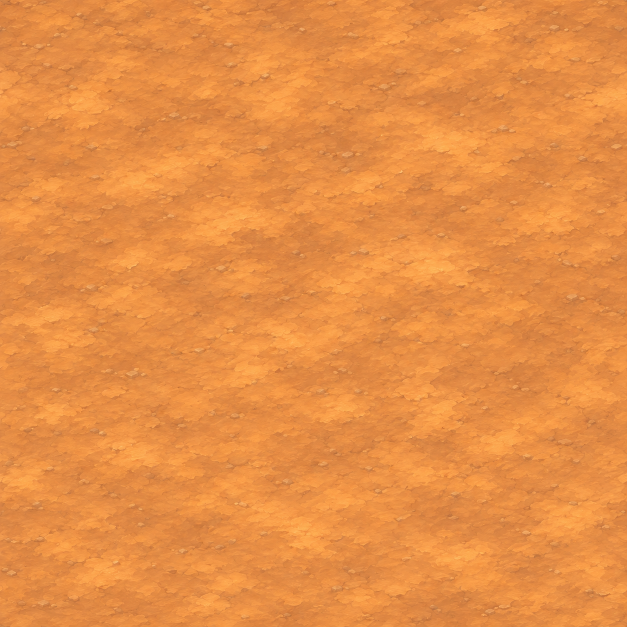
#> input picture assets/source_inputs/rts_forest_carbon/01_ochre_earth.png, 1254 x 1254 px (shown at 1/2 size); its folder holds 4 pictures in this run; the run also reads 1 picture not shown here
$ python make_rts_iso_forest_carbon.py
#> lines starting #> are read from the running program, lines starting #| are printed output that depends on the picture; after the words box and inside, x2 and y2 are one past the last pixel; in counts of white or black regions, pixels touching at a corner belong together
"""Build normalized modular isometric kit textures and 8-direction unit sheets
for 'RTS Isometric 2— Forest Claim Carbon' from ChatGPT source sheets."""

from __future__ import annotations

import json
from math import cos, pi, sin
from pathlib import Path

import cv2
import numpy as np
from PIL import Image, ImageDraw

ROOT = Path(__file__).resolve().parents[2]
SRC = ROOT / "assets/source_inputs/rts_forest_carbon"
OUT = ROOT / "assets/textures/rts/forest_carbon"
PREVIEW_DIR = ROOT / "render_captures/rts_iso_forest_carbon"


def smoothstep(low: float, high: float, x: np.ndarray) -> np.ndarray:
    t = np.clip((x - low) / max(high - low, 1e-6), 0.0, 1.0)
    return t * t * (3.0 - 2.0 * t)


def load_rgba(name: str) -> np.ndarray:
    with Image.open(SRC / name) as im:
        return np.array(im.convert("RGBA"), dtype=np.float32)


def save_rgba(name: str, arr: np.ndarray) -> tuple[int, int]:
    OUT.mkdir(parents=True, exist_ok=True)
    u8 = np.clip(np.rint(arr), 0, 255).astype(np.uint8)
    Image.fromarray(u8, mode="RGBA").save(OUT / f"{name}.png", optimize=True)
    return u8.shape[1], u8.shape[0]


def clean_alpha(arr: np.ndarray, low: float = 18.0, high: float = 224.0, unpremult_white: bool = True) -> np.ndarray:
    out = arr.copy()
    raw_a = out[:, :, 3]
    a = smoothstep(low, high, raw_a)
    if unpremult_white:
        # Remove faint pale halo on semi-transparent antialiased edge pixels
        edge = (a > 0.02) & (a < 0.94)
        frac = np.clip(raw_a / 255.0, 0.12, 1.0)[..., None]
        matte = np.array([245.0, 246.0, 244.0], dtype=np.float32)
        dehalo = (out[:, :, :3] - matte * (1.0 - frac)) / frac
        out[:, :, :3] = np.where(edge[..., None], np.clip(dehalo, 0.0, 255.0), out[:, :, :3])
    out[:, :, 3] = a * 255.0
    out[out[:, :, 3] < 2.0] = 0.0
    return out


def tile_axis(rgb: np.ndarray, axis: int) -> np.ndarray:
    n = rgb.shape[axis]
    w = (np.sin(np.pi * np.arange(n, dtype=np.float32) / n) ** 2)
    weights = w[None, :, None] if axis == 1 else w[:, None, None]
    rolled = np.roll(rgb, n // 2, axis=axis)
    return rolled + (rgb - rolled) * weights


def build_ground_textures() -> None:
    # 1. Ochre clearing earth: calm warm peach-ochre tuned to forest.png path
    ochre_src = load_rgba("01_ochre_earth.png")[:, :, :3]
#> in load_rgba, im is the input picture: PIL image 1254x1254 RGB; mean R, G, B 231.3, 142.9, 69.7
    ochre_512 = cv2.resize(ochre_src, (512, 512), interpolation=cv2.INTER_AREA)
    ochre_seamless = tile_axis(tile_axis(ochre_512, 0), 1)
    mean_o = ochre_seamless.mean(axis=(0, 1), keepdims=True)
    # Gently calm contrast so 4-soldier squads pop effortlessly
    target_ochre = np.array([[[214.0, 146.0, 86.0]]], dtype=np.float32)
    ochre_final = np.clip(target_ochre + (ochre_seamless - mean_o) * 0.72, 0.0, 255.0)
    rgba_o = np.dstack([ochre_final, np.full((512, 512), 255.0, dtype=np.float32)])
    save_rgba("ground_ochre_earth", rgba_o)

    # 2. Mossy forest turf: rich Fight-4 yellow-green & cool emerald moss
    moss_src = load_rgba("02_forest_moss_turf.png")[:, :, :3]
    moss_512 = cv2.resize(moss_src, (512, 512), interpolation=cv2.INTER_AREA)
    moss_seamless = tile_axis(tile_axis(moss_512, 0), 1)
    mean_m = moss_seamless.mean(axis=(0, 1), keepdims=True)
    target_moss = np.array([[[102.0, 134.0, 62.0]]], dtype=np.float32)
    moss_final = np.clip(target_moss + (moss_seamless - mean_m) * 0.78, 0.0, 255.0)
    rgba_m = np.dstack([moss_final, np.full((512, 512), 255.0, dtype=np.float32)])
    save_rgba("ground_forest_moss", rgba_m)

    # 3. Organic splat transition noise + tuft detail texture (R=tuft height, G=dapple leaf clusters, B=mist wisps)
    rng = np.random.default_rng(4207)
    detail = np.zeros((512, 512, 4), dtype=np.float32)
    # Channel R: moss clump luminance from moss texture for natural tuft-edge transitions
    lum_m = (moss_seamless[:, :, 0] * 0.32 + moss_seamless[:, :, 1] * 0.58 + moss_seamless[:, :, 2] * 0.10)
    lum_m = (lum_m - lum_m.min()) / max(lum_m.max() - lum_m.min(), 1.0)
    detail[:, :, 0] = lum_m * 255.0

    # Channel G: seamless painterly leaf-canopy dapple pattern
    leaf = np.zeros((512, 512), dtype=np.float32)
    for _ in range(260):
        cx = float(rng.uniform(0, 512))
        cy = float(rng.uniform(0, 512))
        rx = float(rng.uniform(10.0, 28.0))
        ry = rx * 0.62
        val = float(rng.uniform(0.35, 1.0))
        for ox in (-512.0, 0.0, 512.0):
            for oy in (-512.0, 0.0, 512.0):
                y_idx, x_idx = np.ogrid[:512, :512]
                d2 = ((x_idx - (cx + ox)) / rx) ** 2 + ((y_idx - (cy + oy)) / ry) ** 2
                leaf = np.maximum(leaf, val * np.clip(1.0 - d2, 0.0, 1.0))
    leaf = cv2.GaussianBlur(leaf, (15, 15), 4.2)
    detail[:, :, 1] = np.clip(leaf * 255.0, 0.0, 255.0)

    # Channel B: soft valley mist cloud billows
    noise_small = rng.uniform(0.0, 1.0, (32, 32)).astype(np.float32)
    mist = cv2.resize(noise_small, (512, 512), interpolation=cv2.INTER_CUBIC)
    mist = tile_axis(tile_axis(mist[:, :, None], 0), 1)[:, :, 0]
    detail[:, :, 2] = np.clip(mist * 255.0, 0.0, 255.0)
    detail[:, :, 3] = 255.0
    save_rgba("ground_detail_masks", detail)


def extract_islands(sheet: np.ndarray, min_area: int = 1200, alpha_thresh: int = 28) -> list[dict]:
    mask = (sheet[:, :, 3] > alpha_thresh).astype(np.uint8)
    n, labels, stats, cents = cv2.connectedComponentsWithStats(mask, connectivity=8)
    islands = []
    for idx in range(1, n):
        x, y, w, h, area = [int(v) for v in stats[idx]]
        if area < min_area:
            continue
        pad = 3
        x0 = max(0, x - pad)
        y0 = max(0, y - pad)
        x1 = min(sheet.shape[1], x + w + pad)
        y1 = min(sheet.shape[0], y + h + pad)
        crop = sheet[y0:y1, x0:x1].copy()
        sub_labels = labels[y0:y1, x0:x1]
        # Keep main island + tiny nearby leaf/stone flecks inside bbox that aren't another major island
        other_major = np.zeros_like(sub_labels, dtype=bool)
        for other_id in range(1, n):
            if other_id != idx and stats[other_id, 4] >= min_area:
                other_major |= (sub_labels == other_id)
        crop[other_major] = 0.0
        islands.append({
            "bbox": (x0, y0, x1, y1),
            "center": (float(cents[idx][0]), float(cents[idx][1])),
            "crop": crop,
            "area": area,
        })
    return islands


def resize_scale(arr: np.ndarray, scale: float) -> np.ndarray:
    h, w = arr.shape[:2]
    nw = max(4, int(round(w * scale)))
    nh = max(4, int(round(h * scale)))
    return cv2.resize(arr, (nw, nh), interpolation=cv2.INTER_AREA)


# [24 lines left out: function split_tree_trunk_and_crown, not called in this run]


def build_environment_kit() -> dict[str, dict]:
    catalog: dict[str, dict] = {}

    def register(piece_id: str, rgba: np.ndarray, scale: float, anchor_uv: tuple[float, float],
                 role: str, blocked_cells: list[list[int]], shade_radius: tuple[float, float] = (0.0, 0.0),
                 shade_offset: tuple[float, float] = (18.0, 12.0), shade_strength: float = 0.0,
                 canopy_split: tuple[float, float] | None = None, is_orichalcum: bool = False,
                 tall_occluder: bool = False) -> None:
        scaled = resize_scale(rgba, scale)
        w, h = save_rgba(piece_id, scaled)
        entry = {
            "piece_id": piece_id,
            "size": [w, h],
            "anchor_px": [round(w * anchor_uv[0], 1), round(h * anchor_uv[1], 1)],
            "role": role,
            "blocked_cells": blocked_cells,
            "shade_radius": list(shade_radius),
            "shade_offset": list(shade_offset),
            "shade_strength": shade_strength,
            "has_canopy": canopy_split is not None,
            "is_orichalcum": is_orichalcum,
            "tall_occluder": tall_occluder,
        }
        if canopy_split is not None:
            trunk, crown = split_tree_trunk_and_crown(scaled, canopy_split[0], canopy_split[1])
            save_rgba(f"{piece_id}_trunk", trunk)
            save_rgba(f"{piece_id}_crown", crown)
        catalog[piece_id] = entry

    # --- Sheet 03: Raised Cliff Bluff Kit (6 pieces) ---
    # Scale 0.42 -> ~190px wide (~3x2 or 2x2 isometric cells at 45.25px/cell width, stored 2x crisp!)
    s03 = clean_alpha(load_rgba("03_cliff_bluff_kit.png"))
    isl03 = sorted(extract_islands(s03), key=lambda d: (0 if d["center"][1] < 512 else 1, d["center"][0]))
    assert len(isl03) == 6, f"Expected 6 bluff pieces, got {len(isl03)}"

    # Row 0: [0]=bluff_sw (+u axis), [1]=bluff_se (-v axis), [2]=bluff_outer_corner
    register("cliff_bluff_u", isl03[0]["crop"], 0.42, (0.50, 0.62), "cliff",
             [[-2, 0], [-1, 0], [0, 0], [1, 0], [2, 0], [-2, 1], [-1, 1], [0, 1], [1, 1], [2, 1]],
             shade_radius=(92.0, 56.0), shade_offset=(22.0, 16.0), shade_strength=0.38, tall_occluder=True)
    register("cliff_bluff_v", isl03[1]["crop"], 0.42, (0.50, 0.62), "cliff",
             [[0, -2], [0, -1], [0, 0], [0, 1], [0, 2], [1, -2], [1, -1], [1, 0], [1, 1], [1, 2]],
             shade_radius=(92.0, 56.0), shade_offset=(24.0, 16.0), shade_strength=0.40, tall_occluder=True)
    register("cliff_outer_corner", isl03[2]["crop"], 0.42, (0.50, 0.64), "cliff",
             [[-1, 0], [0, 0], [0, -1], [-1, 1], [0, 1], [1, 0], [1, -1]],
             shade_radius=(84.0, 52.0), shade_offset=(22.0, 15.0), shade_strength=0.38, tall_occluder=True)
    # Row 1: [3]=bluff_inner_corner, [4]=bluff_end_u (tapers +u), [5]=bluff_end_v (tapers +v)
    register("cliff_inner_corner", isl03[3]["crop"], 0.42, (0.50, 0.62), "cliff",
             [[0, -1], [0, 0], [1, 0], [-1, 0], [0, 1], [1, 1]],
             shade_radius=(82.0, 50.0), shade_offset=(20.0, 14.0), shade_strength=0.36, tall_occluder=True)
    register("cliff_end_u", isl03[4]["crop"], 0.42, (0.50, 0.68), "cliff",
             [[-2, 0], [-1, 0], [0, 0], [1, 0], [-1, 1], [0, 1]],
             shade_radius=(78.0, 48.0), shade_offset=(20.0, 14.0), shade_strength=0.34, tall_occluder=True)
    register("cliff_end_v", isl03[5]["crop"], 0.42, (0.50, 0.68), "cliff",
             [[0, -2], [0, -1], [0, 0], [0, 1], [1, -1], [1, 0]],
             shade_radius=(78.0, 48.0), shade_offset=(20.0, 14.0), shade_strength=0.34, tall_occluder=True)

    # --- Sheet 04: Exposed Shelf Drop-Off Rims, Boulders, Slabs & Fences (7 islands) ---
    # Keep soft lower cliff mist fade on Row 0 and tint pale bottom haze to cool Fight-4 valley mist!
    s04_raw = load_rgba("04_shelf_dropoff_and_props.png")
    s04_top = s04_raw.copy()
    raw_a04 = s04_top[:, :, 3]
    s04_top[:, :, 3] = smoothstep(10.0, 205.0, raw_a04) * 255.0
    # Un-whiten semi-transparent lower cliff mist skirt toward cool blue-slate valley mist (#587e96)
    haze_mask = (raw_a04 > 6.0) & (raw_a04 < 230.0)
    mist_tint = np.array([86.0, 124.0, 148.0], dtype=np.float32)
    whiteness = np.clip((s04_top[:, :, :3].min(axis=-1) - 135.0) / 95.0, 0.0, 1.0)
    blend_w = (whiteness * (1.0 - np.clip(raw_a04 / 235.0, 0.0, 1.0) * 0.55))[..., None]
    s04_top[:, :, :3] = np.where(haze_mask[..., None], s04_top[:, :, :3] * (1.0 - blend_w) + mist_tint * blend_w, s04_top[:, :, :3])
    isl04 = extract_islands(s04_top, min_area=1200, alpha_thresh=18)
    top04 = sorted([d for d in isl04 if d["center"][1] < 512], key=lambda d: d["center"][0])
    bot04 = sorted([d for d in isl04 if d["center"][1] >= 512], key=lambda d: d["center"][0])
    assert len(top04) == 3 and len(bot04) == 4, f"Expected 3+4 on sheet 04, got {len(top04)}+{len(bot04)}"

    # Anchor shelf rims near their upper mossy lip so they hang down into the misty void!
    register("shelf_rim_u", top04[0]["crop"], 0.42, (0.52, 0.28), "shelf_rim",
             [[-2, 0], [-1, 0], [0, 0], [1, 0], [2, 0]])
    register("shelf_rim_v", top04[1]["crop"], 0.42, (0.48, 0.28), "shelf_rim",
             [[0, -2], [0, -1], [0, 0], [0, 1], [0, 2]])
    register("shelf_rim_corner_s", top04[2]["crop"], 0.42, (0.50, 0.30), "shelf_rim",
             [[-1, 0], [0, 0], [0, -1]])

    # bot04 sorted by x: [0]=boulder_moss_pair, [1]=step_slabs, [2]=fence_u (-30 SW), [3]=fence_v (+30 SE)
    register("boulder_moss_pair", clean_alpha(bot04[0]["crop"]), 0.34, (0.50, 0.78), "obstacle",
             [[0, 0], [1, 0]], shade_radius=(54.0, 34.0), shade_offset=(14.0, 10.0), shade_strength=0.32)
    register("step_slabs_moss", clean_alpha(bot04[1]["crop"]), 0.34, (0.50, 0.56), "ground_decal", [])
    register("fence_rail_u", clean_alpha(bot04[2]["crop"]), 0.34, (0.50, 0.76), "obstacle",
             [[0, 0], [1, 0]], shade_radius=(32.0, 20.0), shade_offset=(8.0, 6.0), shade_strength=0.18)
    register("fence_rail_v", clean_alpha(bot04[3]["crop"]), 0.34, (0.50, 0.76), "obstacle",
             [[0, 0], [0, -1]], shade_radius=(32.0, 20.0), shade_offset=(8.0, 6.0), shade_strength=0.18)

    # --- Sheet 05: Hero Buttress Tree, Medium Canopy Trees & Undergrowth (5 islands) ---
    s05 = clean_alpha(load_rgba("05_trees_and_undergrowth.png"))
    isl05 = extract_islands(s05)
    assert len(isl05) == 5, f"Expected 5 foliage islands, got {len(isl05)}"
    # Identify unambiguously by x/y region
    hero_tree = [d for d in isl05 if d["center"][0] < 550][0]
    med_trees = sorted([d for d in isl05 if 550 <= d["center"][0] < 1100], key=lambda d: d["center"][1])
    shrubs = sorted([d for d in isl05 if d["center"][0] >= 1100], key=lambda d: d["center"][1])

    # Hero tree: trunk blocks 2x2 root core; broad sunlit canopy overhangs 6x6 walkable ground!
    register("tree_hero_buttress", hero_tree["crop"], 0.36, (0.48, 0.88), "tree",
             [[0, 0], [1, 0], [0, 1], [1, 1]],
             shade_radius=(135.0, 84.0), shade_offset=(24.0, 16.0), shade_strength=0.34,
             canopy_split=(0.54, 0.68), tall_occluder=True)
    register("tree_canopy_warm", med_trees[0]["crop"], 0.42, (0.50, 0.89), "tree",
             [[0, 0]],
             shade_radius=(82.0, 50.0), shade_offset=(18.0, 12.0), shade_strength=0.28,
             canopy_split=(0.56, 0.70), tall_occluder=True)
    register("tree_canopy_cool", med_trees[1]["crop"], 0.42, (0.50, 0.90), "tree",
             [[0, 0]],
             shade_radius=(84.0, 52.0), shade_offset=(18.0, 12.0), shade_strength=0.30,
             canopy_split=(0.58, 0.72), tall_occluder=True)
    register("undergrowth_fern", shrubs[0]["crop"], 0.28, (0.50, 0.80), "prop",
             [], shade_radius=(28.0, 18.0), shade_offset=(6.0, 4.0), shade_strength=0.14)
    register("undergrowth_red_shoot", shrubs[1]["crop"], 0.28, (0.50, 0.82), "prop",
             [], shade_radius=(26.0, 16.0), shade_offset=(6.0, 4.0), shade_strength=0.14)

    # --- Sheet 06: Orichalcum Outcrop, Clearing Ring Arc, Cave Bluff & Hollow Log (4 islands) ---
    s06 = clean_alpha(load_rgba("06_orichalcum_and_landmarks.png"))
    isl06 = sorted(extract_islands(s06), key=lambda d: (0 if d["center"][1] < 512 else 1, d["center"][0]))
    assert len(isl06) == 4, f"Expected 4 landmark islands, got {len(isl06)}"

    register("orichalcum_outcrop", isl06[0]["crop"], 0.34, (0.50, 0.68), "obstacle",
             [[-1, -1], [0, -1], [1, -1], [-1, 0], [0, 0], [1, 0], [-1, 1], [0, 1], [1, 1]],
             shade_radius=(96.0, 60.0), shade_offset=(20.0, 14.0), shade_strength=0.36,
             is_orichalcum=True, tall_occluder=True)
    register("clearing_stone_arc", isl06[1]["crop"], 0.38, (0.50, 0.56), "ground_decal", [])
    register("cave_alcove_bluff", isl06[2]["crop"], 0.38, (0.50, 0.72), "cliff",
             [[-1, -1], [0, -1], [1, -1], [-1, 0], [0, 0], [1, 0], [-1, 1], [1, 1]],
             shade_radius=(104.0, 64.0), shade_offset=(22.0, 16.0), shade_strength=0.40, tall_occluder=True)
    register("fallen_moss_log", isl06[3]["crop"], 0.32, (0.50, 0.66), "obstacle",
             [[0, -1], [0, 0], [0, 1]],
             shade_radius=(64.0, 38.0), shade_offset=(12.0, 9.0), shade_strength=0.26)

    return catalog


# [265 lines left out: functions relight_mirrored_upper_left, warp_humanoid_stride, pack_humanoid_sheet, find_turret_body_pivot, find_hull_ring_pivot, pack_tank_sheets and 2 more, not called in this run]


def main() -> None:
    build_ground_textures()
#> in build_ground_textures, `mean_o = ochre_seamless.mean(axis=(0, 1), keepdims=True)`: mean_o = [[232.5, 144, 70.08]]
#> call 2 of load_rgba, with name = '02_forest_moss_turf.png'
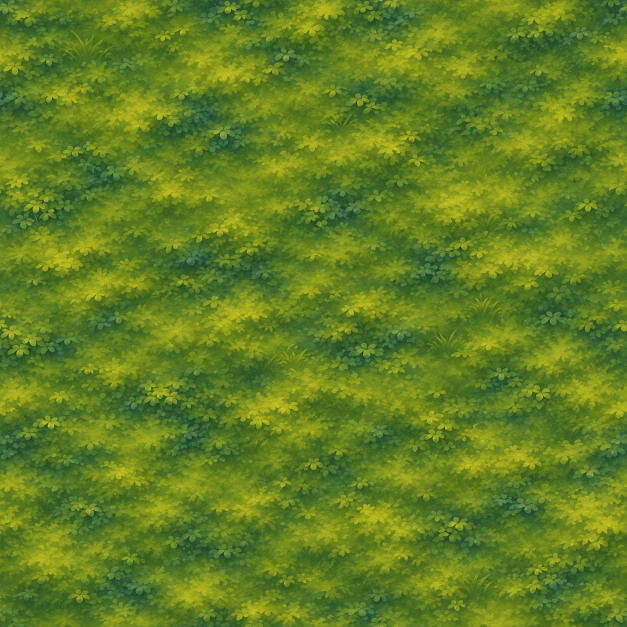
#> input picture assets/source_inputs/rts_forest_carbon/02_forest_moss_turf.png, 1254 x 1254 px (shown at 1/2 size)
#> in load_rgba, im is the input picture: PIL image 1254x1254 RGB; mean R, G, B 97.3, 127.9, 34.1
#> call 4 of tile_axis, with axis = 1
#> in tile_axis (call 4), `return rolled + (rgb - rolled) * weights`:
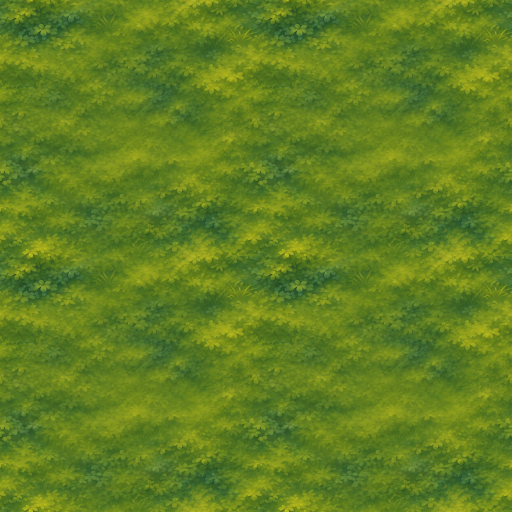
#> returned value: shape (512, 512, 3) float32; mean of channels 0, 1, 2 97.8, 128.2, 33.9; drawn as R, G, B
#> in build_ground_textures, `mean_m = moss_seamless.mean(axis=(0, 1), keepdims=True)`: mean_m = [[97.78, 128.2, 33.86]]
#> after the loop in build_ground_textures, `for _ in range(260):`:
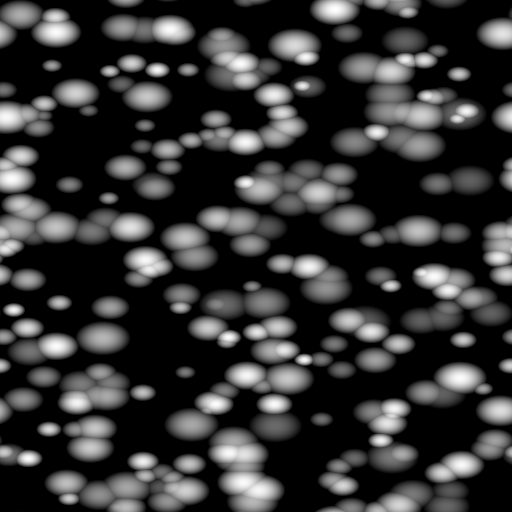
#> leaf: shape (512, 512) float64; min 0, max 0.999, mean 0.21
    catalog = build_environment_kit()
#> call 3 of load_rgba, with name = '03_cliff_bluff_kit.png'
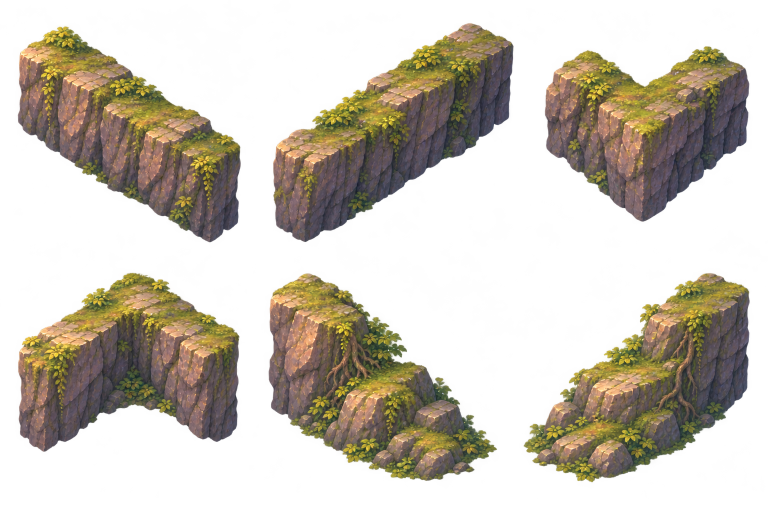
#> input picture assets/source_inputs/rts_forest_carbon/03_cliff_bluff_kit.png, 1536 x 1024 px (shown at 1/2 size)
#> in load_rgba, im is the input picture: PIL image 1536x1024 RGBA; mean R, G, B, A 89.7, 79.8, 56.3, 99.9
#> in clean_alpha, `edge = (a > 0.02) & (a < 0.94)`:
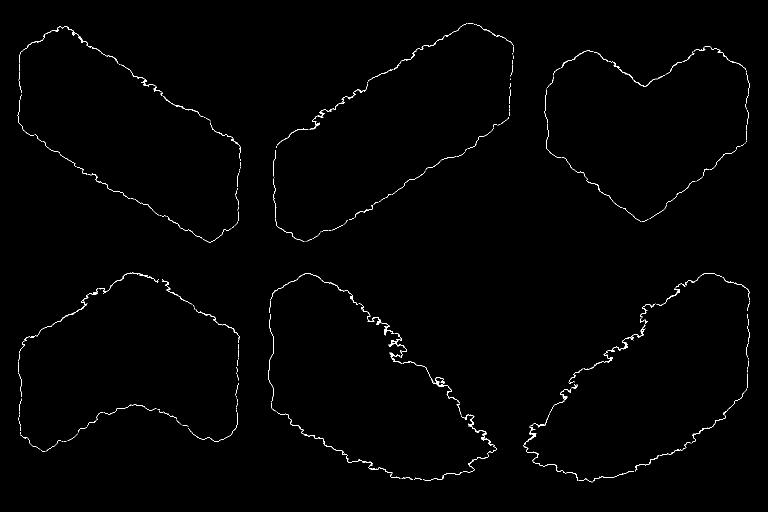
#> edge: shape (1024, 1536) bool (shown at 1/2 size); 0.74% white in thin lines or dots, all inside (x1, y1, x2, y2) = (35, 46, 1500, 965)
#> in extract_islands, `n, labels, stats, cents = cv2.connectedComponentsWithStats(mask, conne..`:
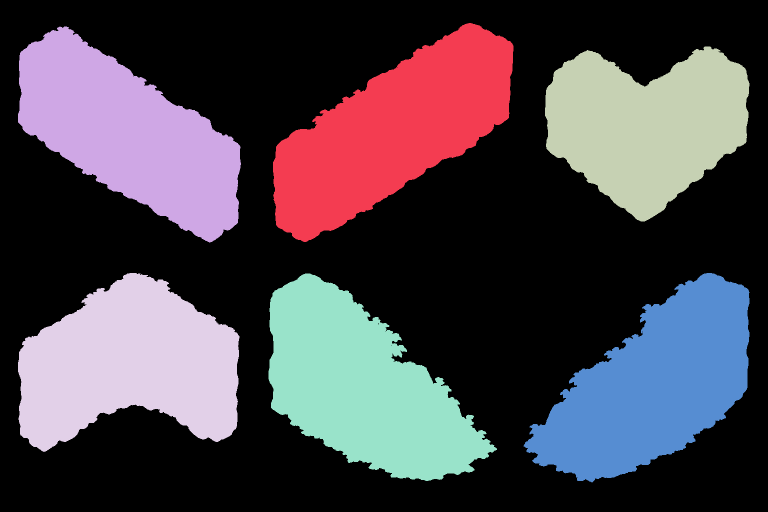
#> labels: shape (1024, 1536) int32 (shown at 1/2 size); 7 distinct labels, from 0 to 6; one colour per label, 0 black
#> in extract_islands, `n, labels, stats, cents = cv2.connectedComponentsWithStats(mask, conne..`: n = 7; stats = [[0, 0, 1536, 1024, 943230], [546, 46, 481, 438, 109803], [36, 53, 446, 432, 103420], [1090, 93, 409, 350, 96161], [36, 546, 443, 358, 107399], [537, 547, 457, 415, 107054], [1047, 546, 452, 419, 105797]]; cents = [[770.2, 510.1], [785, 262.3], [257.1, 267.9], [1292.7, 250.5], [258.4, 729], [725.9, 774.5], [1305.9, 771]]
#> the loop in extract_islands, `for idx in range(1, n):` made 6 passes
#> (x, y, w, h, area, x0, y0, x1) on passes 1 to 6: (546, 46, 481, 438, 109803, 543, 43, 1030), (36, 53, 446, 432, 103420, 33, 50, 485), (1090, 93, 409, 350, 96161, 1087, 90, 1502), (36, 546, 443, 358, 107399, 33, 543, 482), (537, 547, 457, 415, 107054, 534, 544, 997), (1047, 546, 452, 419, 105797, 1044, 543, 1502)
#> pass 1, in extract_islands, `sub_labels = labels[y0:y1, x0:x1]`:
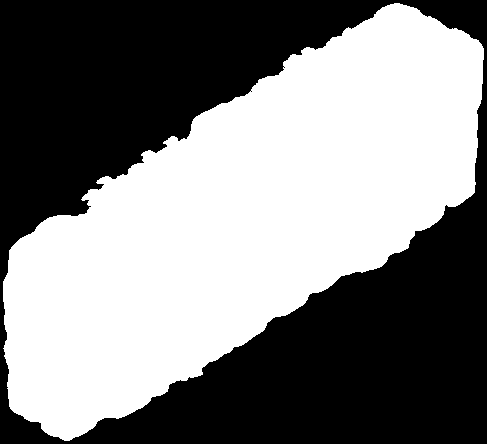
#> sub_labels: shape (444, 487) int32; values 0 (black) and 1 (white), 50.8% white; 1 black region, box (x1, y1, x2, y2) and area: (0, 0, 487, 444) 106425
#> after the loop in extract_islands, `for idx in range(1, n):`: islands = 6 items
#> in register, `w, h = save_rgba(piece_id, scaled)`: w = 190; h = 184
#> the loop in extract_islands (call 2), `for idx in range(1, n):` made 7 passes
#> (x, y, w, h, area, x0, y0, x1) on passes 1 to 7: (26, 49, 455, 475, 111052, 23, 46, 484), (535, 50, 473, 472, 116469, 532, 47, 1011), (1069, 112, 443, 402, 112718, 1066, 109, 1515), (36, 616, 439, 331, 91561, 33, 613, 478), (999, 659, 254, 243, 25388, 996, 656, 1256), (1275, 661, 242, 242, 25023, 1272, 658, 1520), (535, 689, 413, 222, 45961, 532, 686, 951)
#> in build_environment_kit, `isl04 = extract_islands(s04_top, min_area=1200, alpha_thresh=18)`: isl04 = 7 items
#> in build_environment_kit, `top04 = sorted([d for d in isl04 if d["center"][1] < 512], key=lambda ..`: top04 = 3 items
#> in build_environment_kit, `bot04 = sorted([d for d in isl04 if d["center"][1] >= 512], key=lambda..`: bot04 = 4 items
    build_units()
    OUT.mkdir(parents=True, exist_ok=True)
    with open(OUT / "kit_catalog.json", "w", encoding="utf-8") as f:
        json.dump(catalog, f, indent=2)
    save_kit_contact_sheet(catalog)
    print(f"Built {len(catalog)} modular environment pieces, 3 seamless ground/mask textures, and 6 unit/tank atlases in {OUT}")


if __name__ == "__main__":
#> (the run stopped early here; a loop or call above may not have finished)
